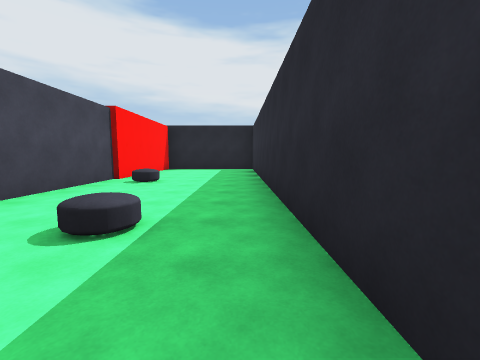
View 1 (above)

17 first-person views from a walk through a scene from a Unity 3-D project. The camera is 1.4 m above the floor, tilts 6° down and sees 90° across. The floor is counted in squares, 2.74 m on a side. Each view is taken from the middle of a square. On the plan, view 1 faces up. The plan holds only what a view shows up to about 9 squares ahead; the rest is blank. The place goes on beyond the plan. The player is left out.

View 2
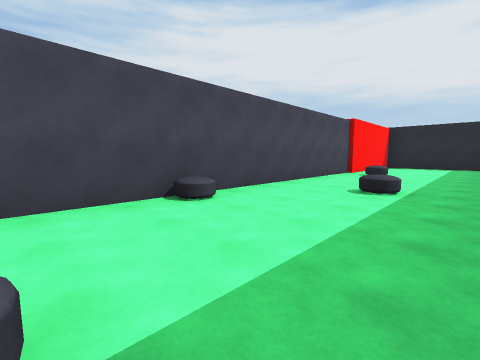

View 3
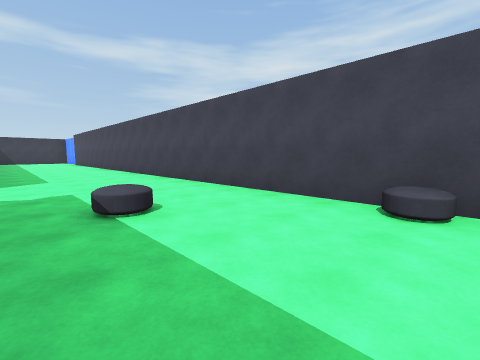

View 4
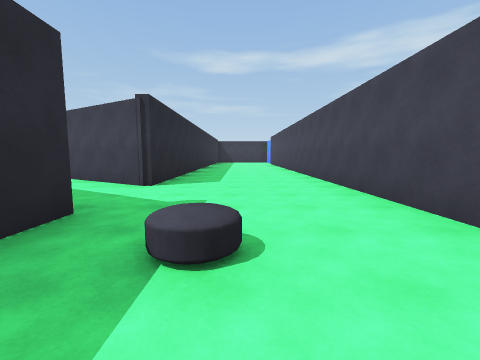

View 5
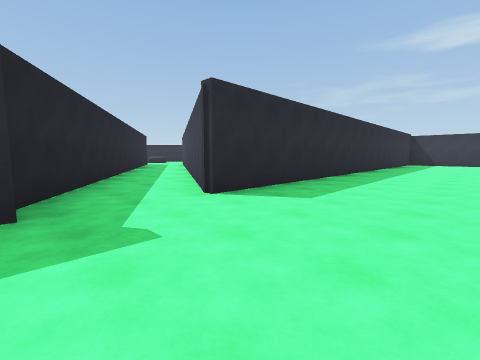

View 6
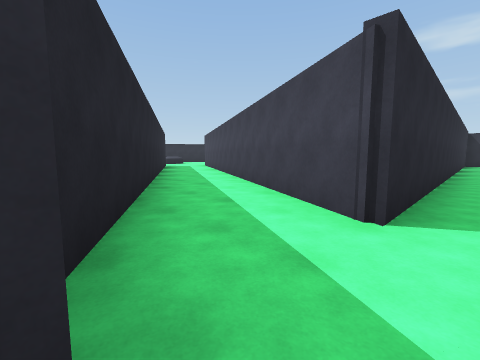

View 7
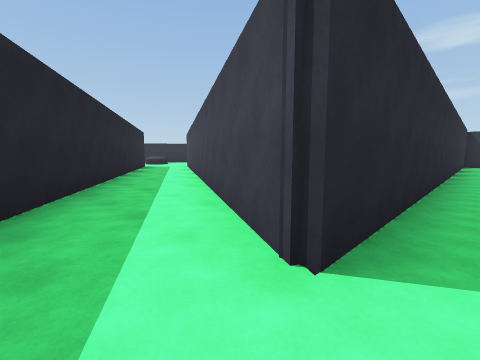

View 8
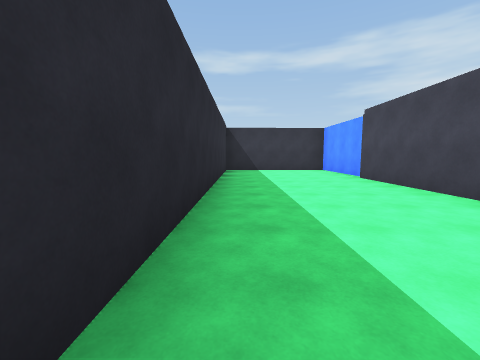

View 9
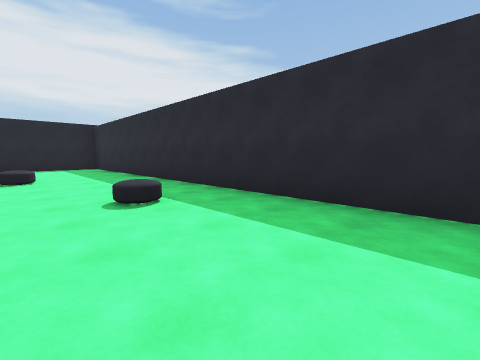

View 10
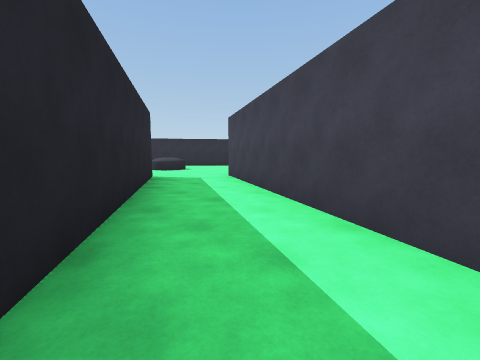

View 11
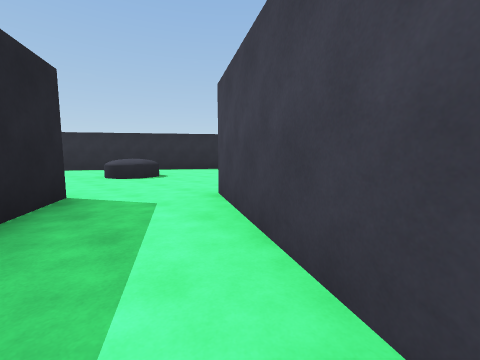

View 12
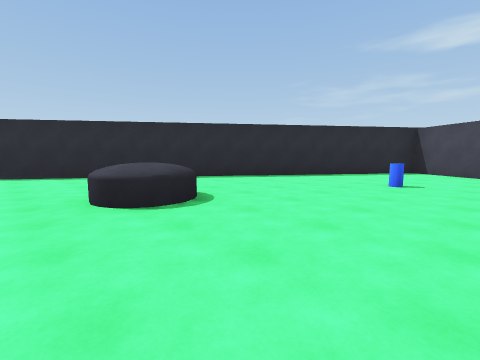

View 13
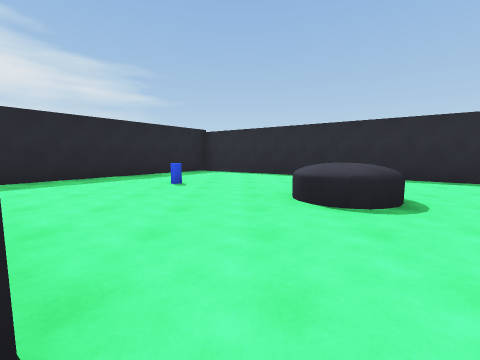

View 14
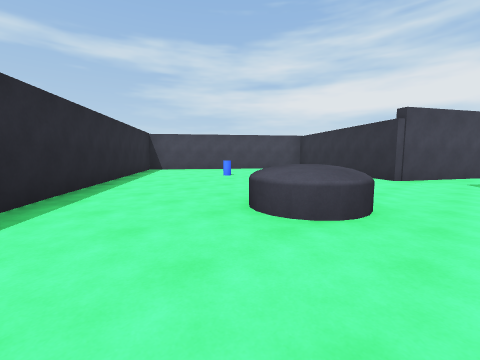

View 15
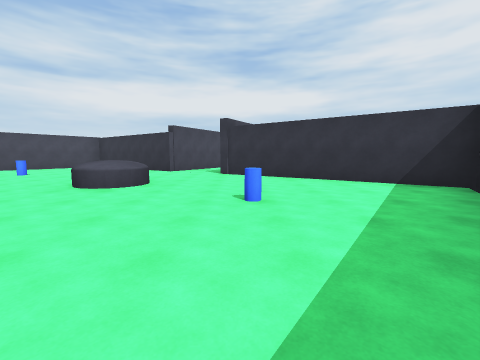

View 16
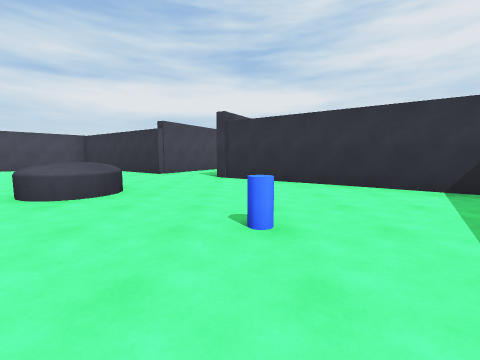

View 17
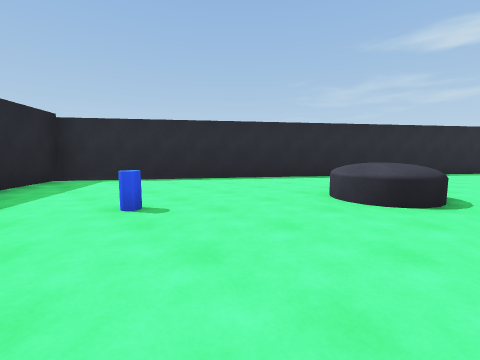

### Floor plan
Ten units are one square. View 1 is at (0, 0); x grows to the right and y downward. Boxes are objects, and circles mark ways between rooms. Rooms are numbered by the first view taken in them; rooms with no view inside come last. Other rooms are left out.
<svg viewBox="-32 -92 217 268">
<path fill="none" stroke="#000" d="M5 31 5 -87 -27 -87 -27 101M-27 116 -27 171 5 171 5 48M22 58 73 87M81 71 29 41M96 101 69 139 113 171 180 78 134 44 104 85M5 48 22 58M29 41 10 30"/>
<rect x="-25" y="-5" width="10" height="10" fill="#bbb"><title>other object</title></rect>
<rect x="-25" y="-45" width="10" height="10" fill="#bbb"><title>other object</title></rect>
<rect x="-15" y="15" width="10" height="10" fill="#bbb"><title>other object</title></rect>
<rect x="-15" y="-25" width="10" height="10" fill="#bbb"><title>other object</title></rect>
<rect x="105" y="135" width="10" height="10" fill="#bbb"><title>other object</title></rect>
<rect x="135" y="75" width="10" height="10" fill="#bbb"><title>other object</title></rect>
<circle cx="0" cy="40" r="3" fill="#2a7"/>
<circle cx="20" cy="50" r="3" fill="#2a7"/>
<text x="-10" y="40">1</text>
<text x="50" y="60">2</text>
<text x="120" y="110">3</text>
<text x="10" y="40">4</text>
</svg>
Room 1 opens to room 4. Room 2 opens to room 4.

Where each view was taken, in squares from view 1:
view 1: 0 up, 0 right, facing up
view 2: 2 down, 0 right, facing up-left
view 3: 0 up, 0 right, facing down-left
view 4: 1 down, 1 left, facing down
view 5: 3 down, 2 left, facing down-right
view 6: 3 down, 0 right, facing down-right
view 7: 4 down, 0 right, facing down-right
view 8: 9 down, 0 right, facing down
view 9: 1 down, 2 left, facing up-right
view 10: 6 down, 5 right, facing down-right
view 11: 8 down, 7 right, facing down-right
view 12: 9 down, 10 right, facing down-right
view 13: 9 down, 10 right, facing right
view 14: 9 down, 15 right, facing down-left
view 15: 8 down, 17 right, facing left
view 16: 8 down, 16 right, facing left
view 17: 7 down, 12 right, facing down-right
